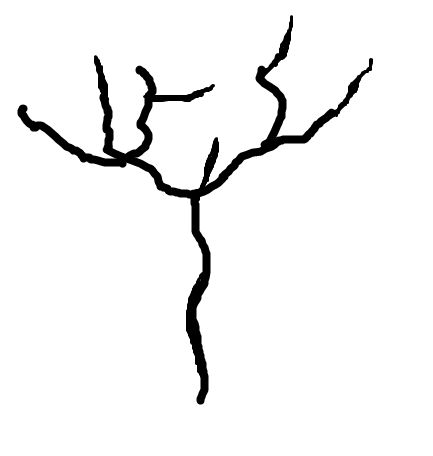
%> input picture Vessel Analysis/FastMarching_version3b/images/vessels2d.png, 433 x 456 px
$ octave usage.m   (GNU Octave 9; MATLAB toolbox functions it lacks are replaced by stand-ins)
%> lines starting %> are read from the running program, lines starting %| are printed output that depends on the picture; in (x1, y1, x2, y2) boxes, pixels count from 0 and x2, y2 are one past the last pixel; in counts of white or black regions, pixels touching at a corner belong together; the program's own positions count from 1
### Vessel Analysis/FastMarching_version3b/skeleton.m
function S=skeleton(I,verbose)
% This function Skeleton will calculate an accurate skeleton (centerlines)
% of an object represented by an binary image / volume using the fastmarching
% distance transform.
%
% S=skeleton(I,verbose)
%
% inputs,
%	I : A 2D or 3D binary image
%	verbose : Boolean, set to true (default) for debug information
%
% outputs
%   S : Cell array with the centerline coordinates of the skeleton branches
%
% Literature
%   Robert van Uitert and Ingmar Bitter : "Subvoxel precise skeletons of volumetric
%	data base on fast marching methods", 2007.
%
% Example 2D,
%
% % Read Blood vessel image
%   I=im2double(rgb2gray(imread('images/vessels2d.png')));
%
% % Convert double image to logical
%   Ibin=I<0.5;
%
% % Use fastmarching to find the skeleton
%   S=skeleton(Ibin);
% % Display the skeleton
%   figure, imshow(Ibin); hold on;
%   for i=1:length(S)
%     L=S{i};
%     plot(L(:,2),L(:,1),'-','Color',rand(1,3));
%   end
%
%
%  Example 3D,
%
% % Read Blood vessel image
%   load('images/vessels3d');
% % Note, this data is pre-processed from Dicom ConeBeam-CT with
% % V = imfill(Vraw > 30000,'holes');
%
% % Use fastmarching to find the skeleton
%   S=skeleton(V);
%
%
% % Show the iso-surface of the vessels
% figure,
%   FV = isosurface(V,0.5)
%   patch(FV,'facecolor',[1 0 0],'facealpha',0.3,'edgecolor','none');
%   view(3)
%   camlight
% % Display the skeleton
%   hold on;
%   for i=1:length(S)
%     L=S{i};
%     plot3(L(:,2),L(:,1),L(:,3),'-','Color',rand(1,3));
%   end

if(nargin<2), verbose=true; end

if(size(I,3)>1), IS3D=true; else IS3D=false; end

% Distance to vessel boundary
BoundaryDistance=getBoundaryDistance(I,IS3D);
if(verbose),
    disp('Distance Map Constructed');
end

% Get maximum distance value, which is used as starting point of the
% first skeleton branch
[SourcePoint,maxD]=maxDistancePoint(BoundaryDistance,I,IS3D);

% Make a fastmarching speed image from the distance image
SpeedImage=(BoundaryDistance/maxD).^4;
SpeedImage(SpeedImage==0)=1e-10;

% Skeleton segments found by fastmarching
SkeletonSegments=cell(1,1000);

% Number of skeleton iterations
itt=0;

while(true)
    if(verbose),
        disp(['Find Branches Iterations : ' num2str(itt)]);
    end

    % Do fast marching using the maximum distance value in the image
    % and the points describing all found branches are sourcepoints.
    [T,Y] = msfm(SpeedImage, SourcePoint, false, false);

    % Trace a branch back to the used sourcepoints
    StartPoint=maxDistancePoint(Y,I,IS3D);

    ShortestLine=shortestpath(T,StartPoint,SourcePoint,1,'rk4');
    % Calculate the length of the new skeleton segment
    linelength=GetLineLength(ShortestLine,IS3D);

    % Stop finding branches, if the lenght of the new branch is smaller
    % then the diameter of the largest vessel
    if(linelength<maxD*2), break; end;

    % Store the found branch skeleton
    itt=itt+1;
    SkeletonSegments{itt}=ShortestLine;

    % Add found branches to the list of fastmarching SourcePoints
    SourcePoint=[SourcePoint ShortestLine'];
end
SkeletonSegments(itt+1:end)=[];
S=OrganizeSkeleton(SkeletonSegments,IS3D);
if(verbose),
    disp(['Skeleton Branches Found : ' num2str(length(S))]);
end


% [70 lines left out: functions GetLineLength, OrganizeSkeleton, not called in this run]

function BoundaryDistance=getBoundaryDistance(I,IS3D)
% Calculate Distance to vessel boundary

% Set all boundary pixels as fastmarching source-points (distance = 0)
if(IS3D),S=ones(3,3,3); else S=ones(3,3); end
B=xor(I,imdilate(I,S));
ind=find(B(:));
if(IS3D)
    [x,y,z]=ind2sub(size(B),ind);
    SourcePoint=[x(:) y(:) z(:)]';
else
    [x,y]=ind2sub(size(B),ind);
    SourcePoint=[x(:) y(:)]';
end

% Calculate Distance to boundarypixels for every voxel in the volume
SpeedImage=ones(size(I));
BoundaryDistance = msfm(SpeedImage, SourcePoint, false, true);

% Mask the result by the binary input image
BoundaryDistance(~I)=0;

% [15 lines left out: function maxDistancePoint, not called in this run]

### Vessel Analysis/FastMarching_version3b/usage.m
I=im2double(rgb2gray(imread('images/vessels2d.png')));
%> I: size 456x433 double; min 0, max 1, mean 0.953
Ibin=I<0.5;
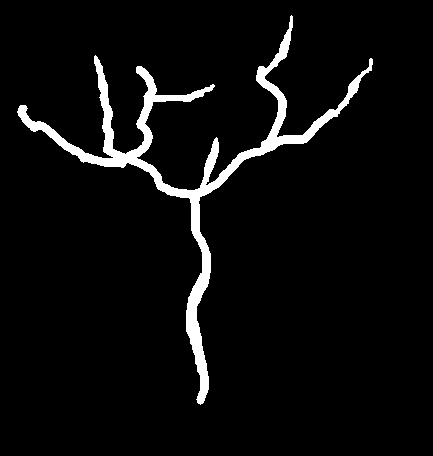
%> Ibin: size 456x433 logical; 4.8% white; 1 white region, box (x1, y1, x2, y2) and area: (17, 15, 373, 405) 9433

%% Skeleton
S=skeleton(Ibin);
%> in getBoundaryDistance, `B=xor(I,imdilate(I,S));`:
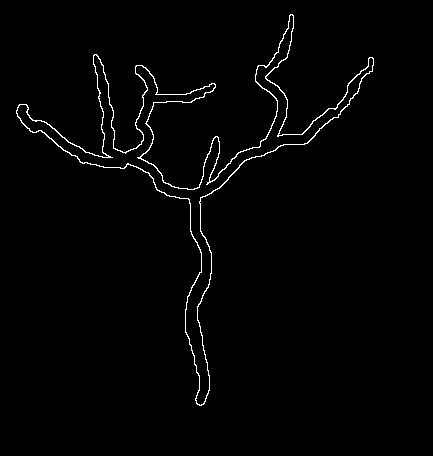
%> B: size 456x433 logical; 1.4% white in thin lines or dots, all inside (x1, y1, x2, y2) = (16, 14, 374, 406)
%> in getBoundaryDistance, `ind=find(B(:));`: ind = 2851 values from 7407 to 170154
%> in getBoundaryDistance, `[x,y]=ind2sub(size(B),ind);`: x = 2851 values, max 406 at index 1448, min 15 at index 2480, mean 154.8; y = 2851 values from 17 to 374
%> in getBoundaryDistance, `SourcePoint=[x(:) y(:)]';`: SourcePoint = 2851 columns, first 8: [111 112 113 114 108 109 110 111; 17 17 17 17 18 18 18 18]
%> the run ends on the next line
